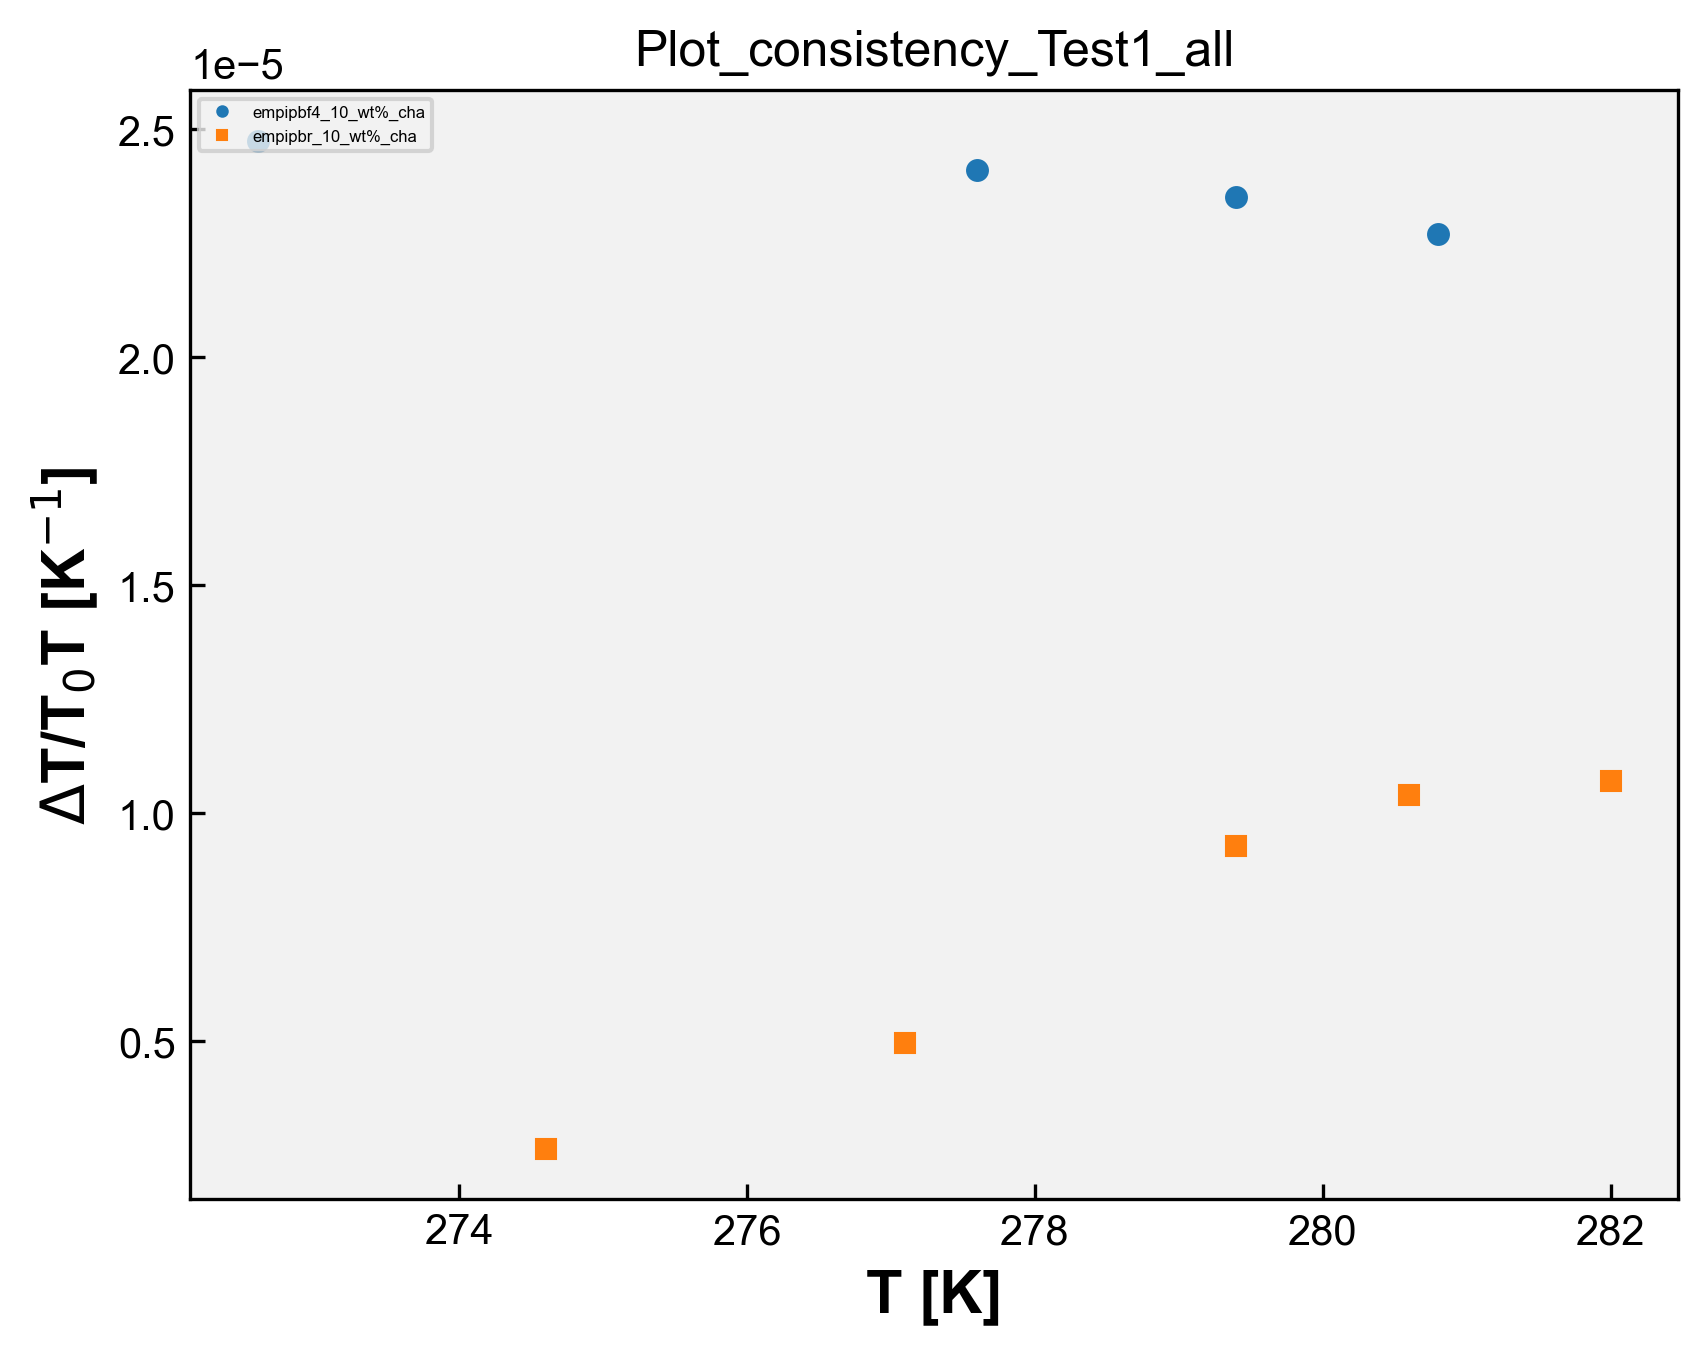

Generate this figure with Python:
# Plot_consistency - Piperidinium - Todos os Sistemas
import matplotlib.pyplot as plt
import matplotlib
from matplotlib.font_manager import FontProperties
import pandas as pd
import numpy as np
import openpyxl
import os

matplotlib.rcParams['font.family'] = "Arial" # change the default font # mudança da fonte
matplotlib.rcParams['xtick.direction'] = 'in' # change the ticks direction # mudança da direção dos marcadores ao longo dos eixos de um gráfico que indicam valores específicos
matplotlib.rcParams['ytick.direction'] = 'in'
font = FontProperties() # cria uma instância de propriedades de fontes, tamanho, estilo e família
font.set_family('sans-serif') # 'serif', 'sans-serif', 'cursive', 'fantasy', or 'monospace' # família da fonte
font.set_name('Arial') # nome da fonte
font.set_weight('bold') # 'ultralight', 'light', 'normal', 'regular', 'book', 'medium', 'roman', 'semibold', 'demibold', 'demi', 'bold', 'heavy', 'extra bold', 'black' # peso da fonte
font.set_style('normal') #'normal', 'italic' or 'oblique' # estilo da fonte, negrito, itálico, normal, etc
font.set_size('x-large') # xx-small', 'x-small', 'small', 'medium', 'large', 'x-large', 'xx-large' # tamanho da fonte
plt.rcParams['figure.dpi'] = 300 # resolução padrão para as figuras exibidas na tela
plt.rcParams['savefig.dpi'] = 300 # resolução padrão para as figuras salvas em arquivos PNG, PDF ou SVG
opt = {'fillstyle':'full','markersize':5,'markeredgewidth':0.5} # aparência dos marcadores, fillstyle: full - estilo de preenchimento markersize: 5 - tamanho do marcador markeredgewidth: 0.5 largura da borda do marcador
plt.rcParams['figure.facecolor'] = (1.0,1.0,1.0,0.0) # cor de fundo da figura como transparente
plt.rcParams['axes.facecolor'] = '0.95' # cor de fundo dos eixos como uma tonalidade de cinza claro
#plt.rcParams['figure.figsize'] = (4,4) # tamanho da figura padrão em polegadas


caminho_arquivo = 'Piperidinium - Todos os Sistemas.xlsx' # caminho do arquivo de DMA
wb = openpyxl.load_workbook(caminho_arquivo) # ler dados de abas individuais do arquivo Excel sem abrir e fechar repetidamente, mantém aberto. Mais eficiente se você precisa ler dados de várias abas do arquivo. Lista com os nomes de todas as abas do arquivo Excel.
# load_workbook é a função usada para carregar o arquvio Excel

dados_coluna_D_array = [] # matriz para guardar os dados da coluna C de todas as sheet
dados_coluna_K_array = [] # matriz para guardar os dados da coluna I de todas as sheet

nomes_abas = []

for i in wb.sheetnames: # para i dentro da lista wb com os nomes de todas as abas
    nome_aba = wb[i] # obtém o nome da aba na posição i na lista wb, que contém os nomes de todas as abas
    nome_aba_split = nome_aba.title.split("_") # nome_aba é o nome completo da aba. nome_aba.title converte o nome da aba para o formato de título. split("_ ") divide o nome da aba em duas partes usando o caractere "_ "
    if len(nome_aba_split) > 2: # se o nome da aba contiver mais de duas partes
        nome_aba_split.insert(2, "wt%") # insere wt% entre a segunda e a terceira partes do nome da aba
        nome_aba_final = "_".join(nome_aba_split) # junta as partes do nome da aba de volta com "_"
        print('nome_aba_final', nome_aba_final)
        nomes_abas.append(nome_aba_final) # adiciona o nome modificado _a lista de nomes das abas
    else:
        nomes_abas.append(nome_aba.title) # nome da aba não tiver mais de duas partes, adiciona o nome completo da aba à lista nomes_abas (usada na legenda)

    dados_coluna_D = [] # abre uma lista para os dados da coluna C da sheet
    dados_coluna_K = [] # abre uma lista para os dados da coluna I da sheet

    for j in nome_aba.iter_rows(min_row=2, values_only=True): # iter_rows: permite iterar sobre as linhas dessa aba # min_row=2: especifica a primeira linha a ser considerada, nesse caso, começa na segunda linha, pois a primeira linha geralmente contém os cabeçalhos das colunas # values_only=True: indica que queremos obter apenas os valores das células, sem incluir informações adicionais como formatação, fórmulas ou estilos.
        dados_coluna_D.append(j[3])
        dados_coluna_K.append(j[10])

    dados_coluna_D_array.append(dados_coluna_D)
    dados_coluna_K_array.append(dados_coluna_K)

print('dados_C', dados_coluna_D_array)
print('dados_I', dados_coluna_K_array)

# Plotagem dos dados:

symbols = ['o', 's', '^', 'D', 'v', '>', '<', 'P', 'X', 'H', '*', 'h', '+', 'x', '|', '_', '1', '2', '3', '4', 'p', ',', '.', '8', 'p', 'd', 'D', '|', '_', '$...$']
# Exemplos de símbolos

# Vetor de cores
colors = ['#1f77b4', '#ff7f0e', '#2ca02c', '#d62728', '#9467bd', '#8c564b', '#e377c2', '#7f7f7f', '#bcbd22', '#17becf',  '#aec7e8',  '#ffbb78', '#98df8a', '#ff9896', '#c5b0d5', '#c49c94',  '#f7b6d2', '#c7c7c7',  '#dbdb8d',  '#9edae5',  '#393b79',  '#5254a3', '#6b6ecf',  '#9c9ede',  '#637939',  '#8ca252',  '#b5cf6b', '#cedb9c',  '#8c6d31',  '#bd9e39',  '#e7ba52',  '#e7cb94',  '#843c39', '#ad494a', '#d6616b',  '#e7969c',  '#7b4173', '#a55194',  '#ce6dbd',  '#de9ed6']

for i in range(len(dados_coluna_D_array)):
    x = dados_coluna_D_array[i]
    y = dados_coluna_K_array[i]
    print('x', x)
    print('y', y)
    symbol=symbols[i]
    color=colors[i]
    plt.plot(x, y, marker=symbol, markersize=opt['markersize'], markeredgewidth=opt['markeredgewidth'], fillstyle=opt['fillstyle'], color=color, linestyle='none')

plt.legend(nomes_abas, loc='upper left', fontsize=4, markerscale=0.5)
plt.xlabel('T [K]',fontproperties=font)
plt.ylabel('$\Delta$T/T$_0$T [K$^{-1}$]',fontproperties=font)
#plt.legend(loc="upper left")
# teste
nome_arquivo_python = os.path.basename(__file__) # obter o nome do arquivo python atual
nome_arquivo_sem_extensao = os.path.splitext(nome_arquivo_python)[0] # obter o nome do arquivo sem extensão # [0] vai acessar o primeiro elemento da tupla retornado por path.splitext

plt.title(nome_arquivo_sem_extensao)

plt.savefig(f'{nome_arquivo_sem_extensao}.png',format='png',bbox_inches='tight',
                dpi=300,transparent=False)
plt.show()
